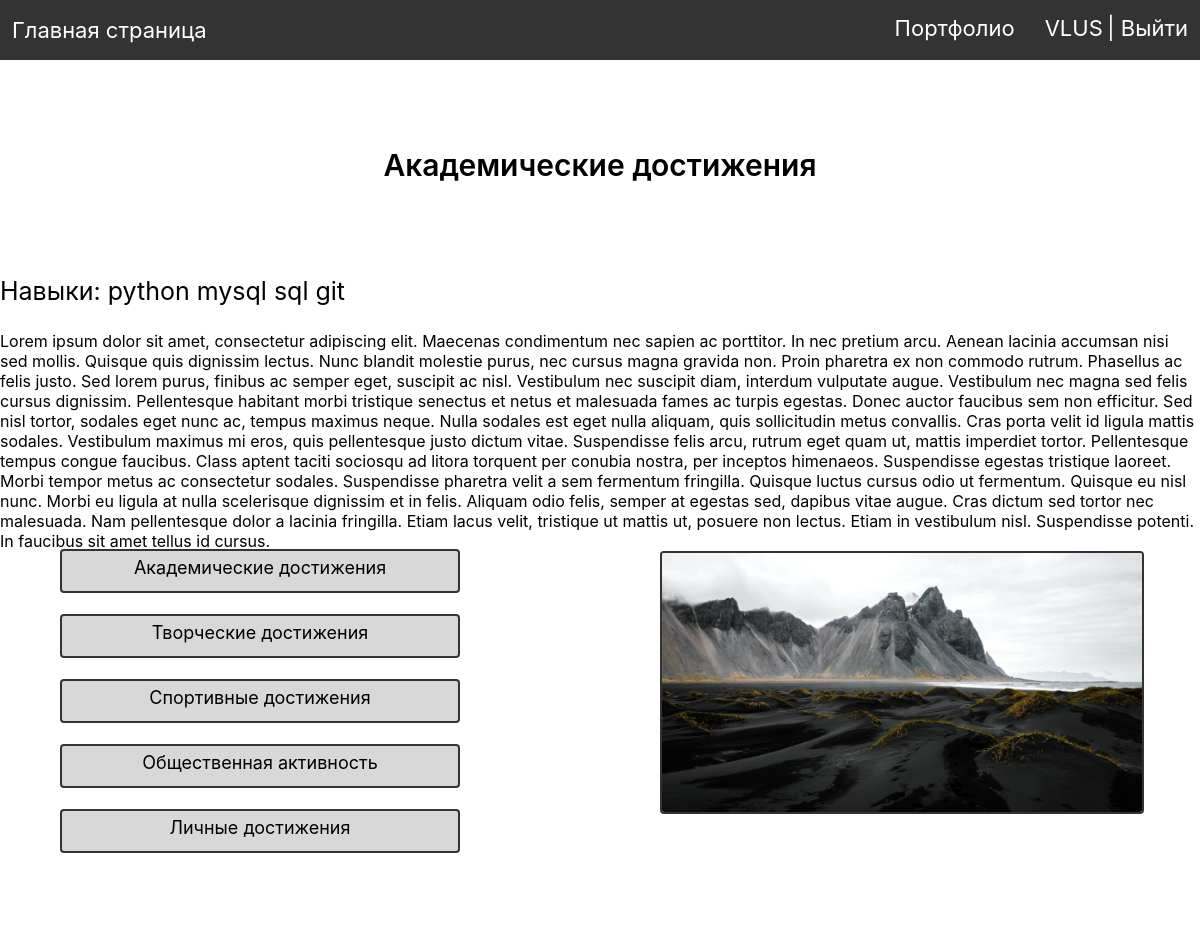
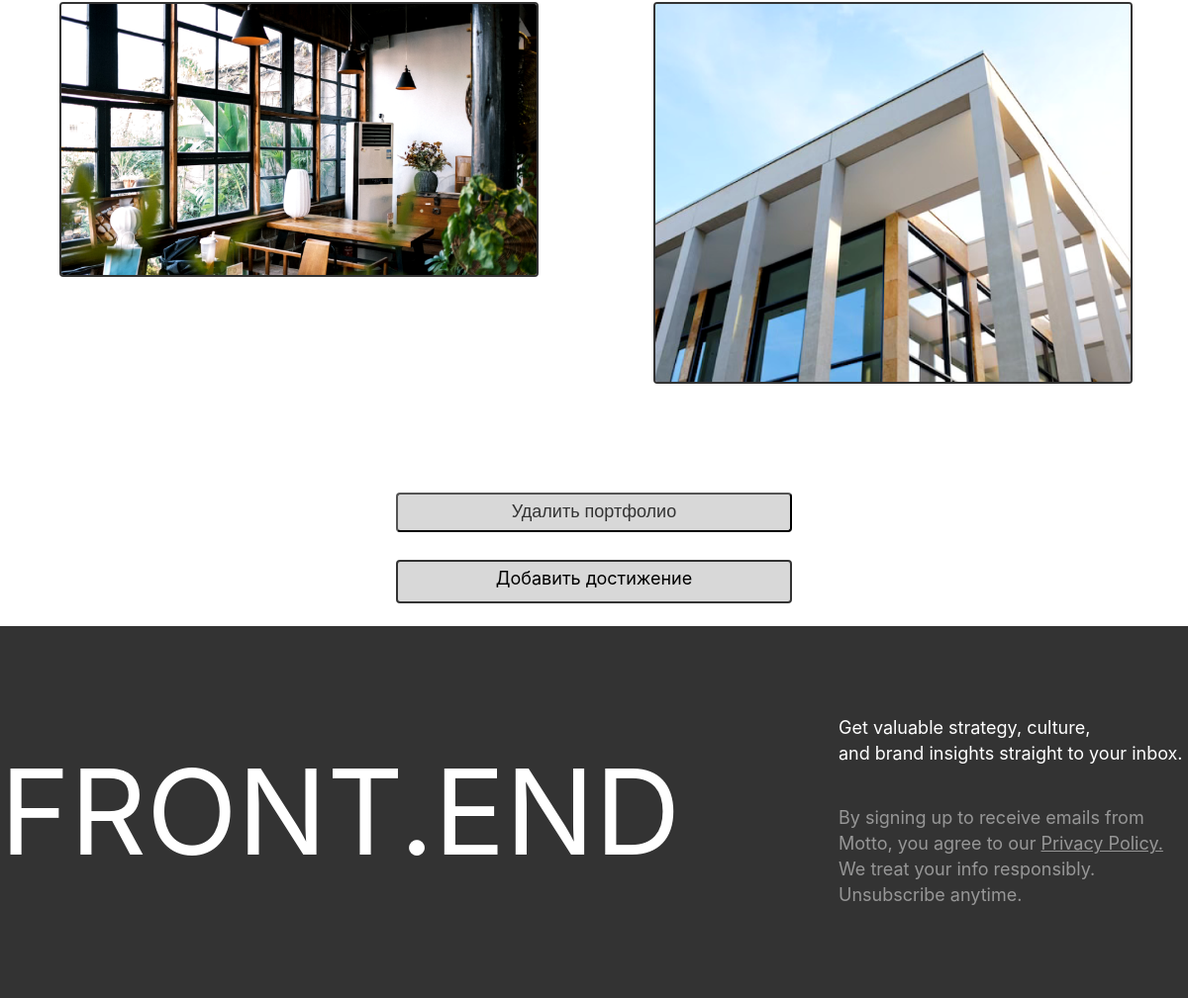
Page /profile/academic-achievements/ (signed in) on the committed database (2 pictures, top to bottom).
### people/models.py (models this page shows, shortened)
class Category(models.Model):
    name = models.CharField(max_length=100, db_index=True, verbose_name="Категория")
    slug = models.SlugField(max_length=255, unique=True, db_index=True, verbose_name="URL")
    class Meta:
        verbose_name = 'Категория'
        verbose_name_plural = 'Категории'
        ordering = ['id']

class Portfolio(models.Model):
    user = models.OneToOneField(User, on_delete=models.CASCADE)
    slug = models.SlugField(max_length=255, unique=True, db_index=True, verbose_name="URL")
    creation_date = models.DateField(auto_now_add=True)
    update_date = models.DateField(auto_now=True)
    description = models.TextField(max_length=1765, verbose_name="Описание")
    skills = models.CharField(max_length=255, verbose_name="Навыки")
    class Meta:
        verbose_name = 'Портфолио'
        verbose_name_plural = 'Портфолио'
        ordering = ['-creation_date', 'user']

class AcademicAchievements(models.Model):
    user = models.ForeignKey(User, on_delete=models.CASCADE)
    image = models.ImageField(upload_to='photos/', verbose_name="Подтверждение")
    creation_date = models.DateField(auto_now_add=True)
    description = models.TextField(max_length=765, blank=True, verbose_name="Описание")
    cat = models.ForeignKey('Category', on_delete=models.PROTECT, null=True, verbose_name="Категория")
    class Meta:
        verbose_name = 'Достижения'
        verbose_name_plural = 'Достижения'
        ordering = ['-creation_date', 'user']

### people/views.py (the view)
# urls.py: path('profile/<slug:cat_slug>/', profile_cat, name='profile_cat'),
def profile_cat(request, cat_slug):
    if request.user.is_authenticated:
        try:
            category = get_object_or_404(Category, slug=cat_slug)
            portfolio = get_object_or_404(Portfolio, user=request.user)
            academic_achievements = AcademicAchievements.objects.filter(user=portfolio.user, cat=category)
        except Http404:
            return redirect('add_portfolio')
        data = {
            'show_academic_achievements': 'profile/academic-achievements',
            'show_creative_achievements': 'profile/creative-achievements',
            'show_sport_achievements': 'profile/sport-achievements',
            'show_social_activity': 'profile/social-activity  ',
            'show_personal_achievements': 'profile/personal-achievements',
            'back': 'profile',
            'portfolio': portfolio,
            'menu': menu,
            'title': achievements_dict[cat_slug],
            'academic_achievements': academic_achievements
        }
        return render(request, 'people/profile_cat.html', context=data)
    else:
        return redirect('login')

### people/templates/people/profile_cat.html (shortened to what this page needs)
{% extends 'people/base.html' %}
{% block content_css %}
{% load static %}
<link rel="stylesheet" type="text/css" href=" {% static 'people/css/portfolio_slug.css' %}">
{% endblock %}
{% block content %}
<div class="portfolio-container">
    <h1>{{title}}</h1>
    <div class="content">
        <p class="skills">Навыки: {{portfolio.skills}} </p>
        <p class="description">{{portfolio.description}}</p>
        <div class="card">
            <div class="clear">
                <a class="look" href="/{{show_academic_achievements}}">Академические достижения</a>
            </div>
            <div class="clear">
                <a class="look" href="/{{show_creative_achievements}}">Творческие достижения</a>
            </div>
            <div class="clear">
                <a class="look" href="/{{show_sport_achievements}}">Спортивные достижения</a>
            </div>
            <div class="clear">
                <a class="look" href="/{{show_social_activity}}">Общественная активность</a>
            </div>
            <div class="clear">
                <a class="look" href="/{{show_personal_achievements}}">Личные достижения</a>
            </div>
        </div>
            {% for achievement in academic_achievements %}
            <div class="card">
                <img src="{{ achievement.image.url }}" alt="Achievement Image">
            </div>
            {% endfor %}
    </div>
    <form action="{% url 'delete_portfolio' %}" method="POST">
          <button type="submit" class="but-delete">Удалить портфолио</button>
    </form>
    <div class="clear">
            <a class="look" href="{% url 'add_academic' %}">Добавить достижение</a>
    </div>
</div>
{% endblock %}

### people/templates/people/base.html (shortened to what this page needs)
<!DOCTYPE html>
<html lang="ru">
<head>
    {% load static %}
    <link rel="stylesheet" type="text/css" href=" {% static 'people/css/base.css' %}">
    {% block content_css %}
    {% endblock %}
</head>
<body>
    <nav class="navbar">
        <a href="/">Главная страница</a>
        <ul class="navbar-list">
            {% for m in menu %}
            <li>
                <a href="{% url m.url_n %}"> {{m.title}}</a>
            </li>
            {% endfor %}
            {% if request.user.is_authenticated %}
                <li> <a href="{% url 'profile' %}">{{user.username}}</a> <a href="{% url 'logout' %}">| Выйти</a></li>
            {% endif %}
        </ul>
    </nav>
    <section>
        <div class="intro" id="intro">
        <div class="container">
            {% block content %}
            {% endblock %}
        </div>
        </div>
    </section>
    <footer>
        <div class="container footer-content">
            <h2 class="footer-title">FRONT.END</h2>
            <div class="footer-desc">
                <p class="footer-text-top">
                    Get valuable strategy, culture, <br>
                    and brand insights straight to your inbox.
                </p>
                <p class="footer-text-last">
                    By signing up to receive emails from Motto,
                    you agree to our <a href="{% url 'privacy' %}" class="mini-text">Privacy Policy.</a>
                    We treat your info responsibly. Unsubscribe anytime.
                </p>
            </div>
        </div>
    </footer>
</body>
</html>

### people/static/people/css/base.css (style rules this page uses)
* { padding: 0; margin: 0; }
body { background-color: white; font-family: 'Inter'; }
h1 { margin-top: 50px; margin-bottom: 30px; font-weight: 600; font-size: 92px; line-height: 111.34px; letter-spacing: 10%; }
.navbar { background-color: #333; height: 36px; display: flex; align-items: center; justify-content: space-between; padding: 12px; }
.navbar a { font-size: 22px; line-height: 14px; font-weight: 400; letter-spacing: 20%; color: white; text-decoration: none; }
.navbar-list { display: flex; }
.navbar-list li { list-style-type: none; }
.navbar-list li + li { margin-left: 30px; }
.container { width: 100%; height: 100%; max-width: 1200px; margin: 0 auto; }
footer { background-color: #333; height: 200px; padding: 88px 0px 88px 0px; margin-top: 160px; display: flex; margin: 0 auto; }
.footer-content { display: flex; justify-content: space-between; align-items: center; }
.footer-title { font-weight: 400; font-size: 120px; line-height: 124px; color: white; }
.footer-text-top { font-weight: 400; font-size: 18px; line-height: 26px; color: white; }
.footer-text-last, .mini-text { font-weight: 400; font-size: 18px; line-height: 26px; color: #979797; margin-top: 39px; }
.footer-desc { max-width: 353px; }
section { min-height: 100vh; }

### people/static/people/css/portfolio_slug.css (style rules this page uses)
.portfolio-container { display: flex; align-items: center; justify-content: center; flex-direction: column; }
h1 { text-align: center; font-size: 30px; }
.skills { font-size: 25px; width: 100%; margin-bottom: 25px; }
.content { margin-top: 25px; display: flex; flex-wrap: wrap; justify-content: space-around; }
img { width: 100%; border: 2px solid #333; border-radius: 4px; }
.card { width: 40%; display: flex; flex-direction: column; margin-bottom: 60px; }
.but-delete { width: 400px; height: 40px; font-weight: var(400); font-size: 18px; line-height: 16.94px; letter-spacing: 2%; color: #333; background-color: rgb(216, 216, 216); transition: all ease 0.5s; margin-bottom: 30px; margin-top: 50px; border-radius: 4px; }
.look { display: inline-block; width: 100%; height: 100%; margin-top: 10px; text-decoration: none; font-size: 18px; line-height: 14px; font-weight: 400; color: black; background-color: rgb(216, 216, 216); border: 2px solid #333; border-radius: 4px; text-align: center; padding-top: 10px; }
.clear { display: flex; align-items: center; justify-content: center; width: 400px; height: 30px; margin-bottom: 35px; }

### rows in the picture
Category: name "Академические достижения"
Portfolio: skills "python mysql sql git", description "Lorem ipsum dolor sit amet, consectetur adipiscing elit. Maecenas condimentum nec sapien ac porttitor. In nec pretium arcu. Aenean lacinia accumsan nisi sed mollis. Quisque quis dignissim lectus. Nunc blandit molestie purus, nec cursus magna gravida non. Proin pharetra ex non commodo rutrum. Phasellus ac felis justo. Sed lorem purus, finibus ac semper eget, suscipit ac nisl. Vestibulum nec suscipit diam, interdum vulputate augue. Vestibulum nec magna sed felis cursus dignissim. Pellentesque habitant morbi tristique senectus et netus et malesuada fames ac turpis egestas. Donec auctor faucibus sem non efficitur. Sed nisl tortor, sodales eget nunc ac, tempus maximus neque. Nulla sodales est…"
AcademicAchievements: image (picture)
AcademicAchievements: image (picture)
AcademicAchievements: image (picture)

### other values in the picture
{{ m.title }} "Портфолио"
{{ user.username }} "VLUS"
